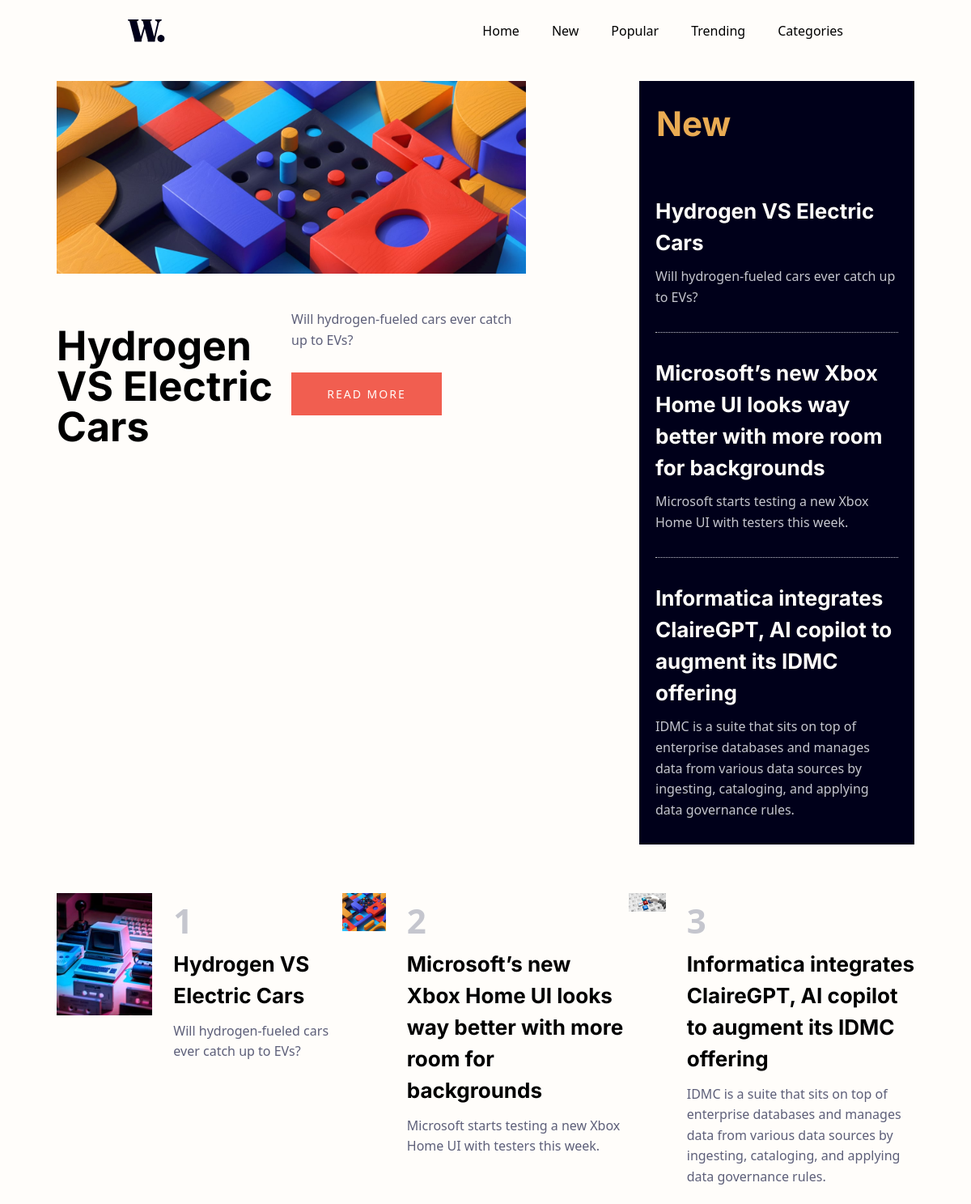
Before: / with the older database file.
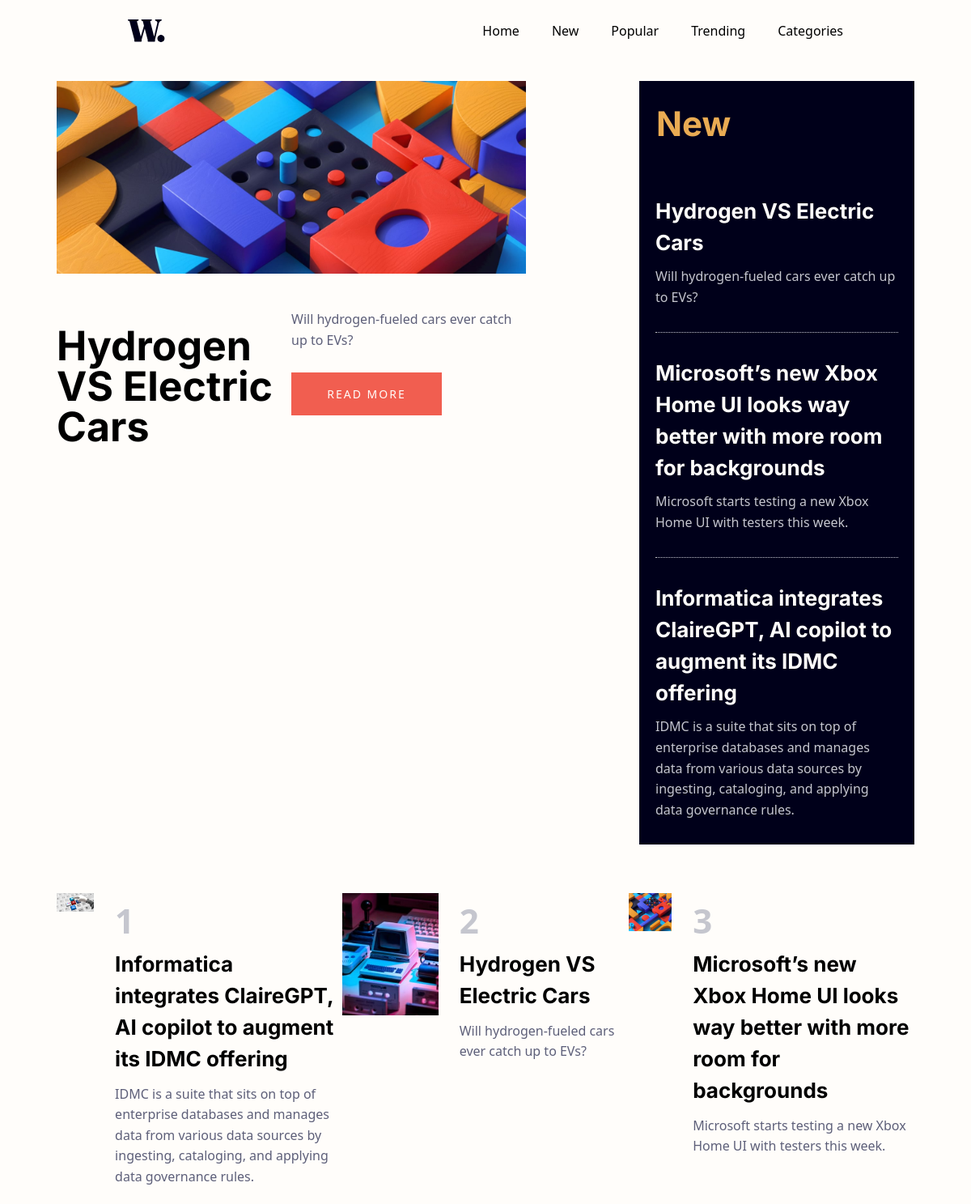
After: the same page with the newer database file.
### listings/models.py (models this page shows, shortened)
class Listing(models.Model):
    title = models.CharField(max_length=150)
    subtitle = models.CharField(max_length=200)
    date = models.DateField(default=datetime.now)
    author = models.CharField(max_length=20)
    content = models.CharField(max_length=300)
    image = models.ImageField()
    viewCount = models.IntegerField(default=0,editable=False)# Upon creation the views will be 0

### core/views.py (the view)
# urls.py: path('', index , name='index'),
def index(request):
    listings = Listing.objects.all()
    popular_lists = Listing.objects.all().order_by('-viewCount')
    context = {
        'listings': listings,
        'popular_lists' : popular_lists
    }
    return render(request, 'core/index.html', context)

### core/templates/core/index.html (shortened to what this page needs)
{% extends 'core/base.html' %}
{% load static %}
{% block hero %}
<section class="section hero" aria-label="home">
    <div class="container">
      {% for listing in listings|slice:":1"  %}
      <div class="hero-banner">
        <figure class="img-holder desktop" style="--width : 300; --height:600;">
          <img src="{% static 'assets/images/image-web-3-desktop.jpg' %}" width="300" height="600" alt="hero-banner" class="img-cover">
        </figure>
      </div>
      <div class="hero-content">
        <h1 class="h1 hero-title">
          {{listing.title}}
        </h1>
        <div class="wrapper">
            <p class="hero-subtext">
              {{listing.subtitle}}
            </p>
            <a href="/listings/{{ listing.id }}/" class="btn btn-primary">Read more</a>
        </div>
        {% endfor %}
      </div>
    </div>
</section>
{% endblock hero %}
{% block new %}
<section class="section new" aria-labelledby="new-label">
    <div class="container">
      <div class="new-wrapper">
        <h2 class="h2 section-title">New</h2>
        <ul class="grid-list">
            {% for listing in listings %}
          <li>
            <div class="new-card">
              <a href="/listings/{{ listing.id }}/" class="h4 card-title">{{listing.title}}</a>
              <p class="card-subtext">
                {{listing.subtitle}}
              </p>
            </div>
          </li>
            {% endfor %}
        </ul>
      </div>
    </div>
</section>
{% endblock new%}
{% block popular %}
<section class="section popular" aria-labelledby="popular-label">
    <div class="container">
      <ul class="grid-list">
        {% for popular in popular_lists   %}
        <li>
          <div class="popular-card">
            <figure class="card-img img-holder" style="--width:200;--height:254">
              <img src="{{ popular.image.url }}" width="200" height="254" loading="lazy" alt="image-retro-pcs">
            </figure>
            <div>
              <p class="card-subtitle">{{ forloop.counter }}</p>
              <a href="/listings/{{ popular.id }}/"><h3 class="h3 card-title">{{popular.title}}</h3></a>
              <p class="card-subtext">
                {{popular.subtitle}}
              </p>
            </div>
          </div>
        </li>
        {% endfor %}
      </ul>
    </div>
  </section>
{% endblock popular%}

Changed rows visible on the page:
changed Listing "Informatica integrates ClaireGPT, AI copilot to augment its IDMC offering": moves up the list
